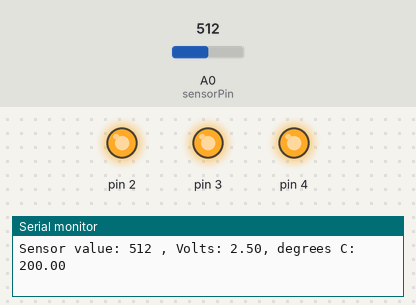
This sketch was run on a simulated Arduino Uno, built with avr-gcc and run on an emulated ATmega328P. On the bench: output pins drawn as LEDs (lit = HIGH), the last lines printed to the serial monitor. Inputs (shaded band) come from the test bench; at power-on: A0 (sensorPin) = 512.

Above: at 1.2 s.
1.3 s: A0 (sensorPin) set to 167
4.3 s: A0 (sensorPin) set to 153
At 4.6 s:
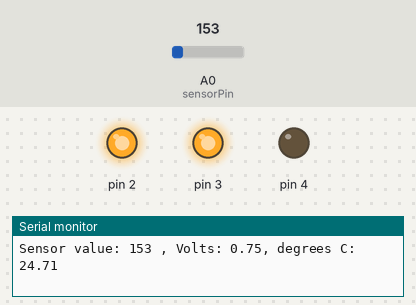
5.8 s: A0 (sensorPin) set to 122
At 7.1 s:
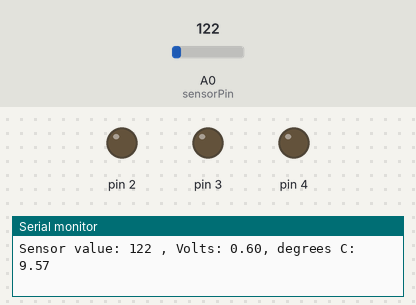
Timing chart, 0 to 8.8 s (numbered marks = the images above; inputs shaded):
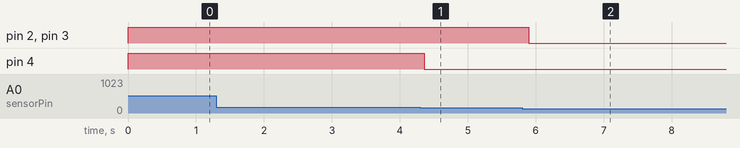

Measured:
- the behaviour switches between 154 and 153 on A0 (sensorPin) (found by bisection; images 0 and 1)
- after the input at 4.3 s, pin 4: HIGH → LOW after 0.06 s
- after the input at 5.8 s, pin 2, pin 3: HIGH → LOW after 0.10 s

The sketch:

02-Love-o-meter.ino
```cpp
// Autor: Santiago Bonilla

const int sensorPin = A0;
const float baselineTemp = 19.0;

void setup() {
  Serial.begin(9600);  // Abre un puerto en serie 9600 bits por segundo
  for (int pinNumber = 2; pinNumber<5; pinNumber++){
    pinMode(pinNumber,OUTPUT);
    digitalWrite(pinNumber,LOW);
  }
}

void loop() {
  int sensorVal = analogRead(sensorPin);
  Serial.print("Sensor value: ");
  Serial.print(sensorVal);

  // Convierte la lectura del ADC a voltaje
  float voltage = (sensorVal/1024.0)*5.0;
  Serial.print(" , Volts: ");
  Serial.print(voltage);

  // Convierte el voltaje a temperatura en grados
  float temperature = 100.0*voltage - 50.0;
  Serial.print(", degrees C: ");
  Serial.println(temperature);

  if(temperature < baselineTemp){
    digitalWrite(2,LOW);
    digitalWrite(3,LOW);
    digitalWrite(4,LOW);
  }
  if((temperature >= baselineTemp) && (temperature < baselineTemp+3)){
    digitalWrite(2,HIGH);
    digitalWrite(3,LOW);
    digitalWrite(4,LOW);
  } else if((temperature >= baselineTemp+3) && (temperature < baselineTemp+6)) {
    digitalWrite(2,HIGH);
    digitalWrite(3,HIGH);
    digitalWrite(4,LOW);
  } else if(temperature >= baselineTemp+6) {
    digitalWrite(2,HIGH);
    digitalWrite(3,HIGH);
    digitalWrite(4,HIGH);
  }
  delay(1);
}
```
